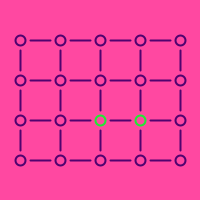
Frame 1 (no input)
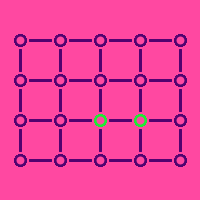
Frame 60 (the mouse pressed at the canvas centre just before this capture)
Frame 120 (the mouse held since frame 60 and released just before this capture): identical to frame 60, image omitted

The Processing sketch that drew these frames (run headless with seeded random() and noise(); from frame 60 on, the mouse is pressed at the canvas centre):

// Processing sketch: processing_97505
// ── processing_97505.pde

//Roberta
//Reforço 6
void setup()
{
  size(200, 200);
  background(255, 72, 161);
}
void draw()
{
  for(int i=20; i<=180; i+=40)
  for(int j=40; j<=180; j+=40)
  {
    fill(255, 72, 161);
    strokeWeight(2);
    stroke(80, 3, 111);
    if(i>=100&&i<=160 && j>=120&&j<=120)
    stroke(31, 234, 52);
    ellipse(i, j, 10, 10);
    
    }
      line(30, 40, 50, 40);
      line(70, 40, 90, 40);
      line(110, 40, 130, 40);
      line(150, 40, 170, 40);
      
      line(30, 80, 50, 80);
      line(70, 80, 90, 80);
      line(110, 80, 130, 80);
      line(150, 80, 170, 80);
      
      line(30, 120, 50, 120);
      line(70, 120, 90, 120);
      line(110, 120, 130, 120);
      line(150, 120, 170, 120);
      
      line(30, 160, 50, 160);
      line(70, 160, 90, 160);
      line(110, 160, 130, 160);
      line(150, 160, 170, 160);
      
      line(20, 50, 20, 70);
      line(20, 90, 20, 110);
      line(20, 130, 20, 150);
      
      line(60, 50, 60, 70);
      line(60, 90, 60, 110);
      line(60, 130, 60, 150);
      
      line(100, 50, 100, 70);
      line(100, 90, 100, 110);
      line(100, 130, 100, 150);
      
      line(140, 50, 140, 70);
      line(140, 90, 140, 110);
      line(140, 130, 140, 150);
      
      line(180, 50, 180, 70);
      line(180, 90, 180, 110);
      line(180, 130, 180, 150);
}
